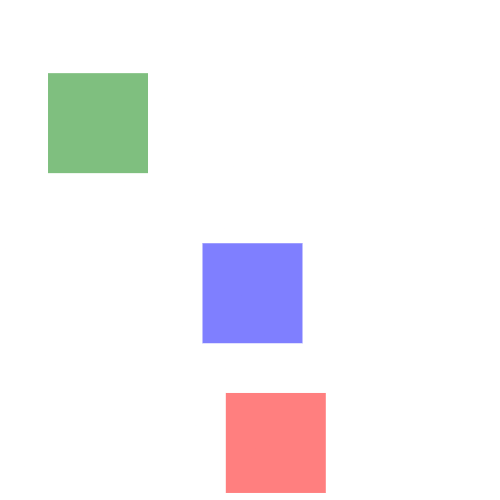
#> input picture download.png, 500 x 500 px
$ python compress.py
#> lines starting #> are read from the running program, lines starting #| are printed output that depends on the picture; after the words box and inside, x2 and y2 are one past the last pixel; in counts of white or black regions, pixels touching at a corner belong together
from PIL import Image
import os

def compress_lossless_png(input_path, output_path, target_size=400):
    """
    Compress a PNG image losslessly to under target_size bytes.
    Strategies:
    1. Reduce color palette if possible
    2. Try different PNG filters and compression levels
    3. Remove metadata
    """
#> called with input_path = 'download.png', output_path = 'compressed_output.png', target_size = 400

    with Image.open(input_path) as img:
#> img is the input picture: PIL image 500x500 RGBA; mean R, G, B, A 244.8, 242.2, 244.8, 255
        original_size = os.path.getsize(input_path)
        print(f"Original image: {img.size[0]}x{img.size[1]}, {img.mode}, {original_size} bytes")
#| Original image: 500x500, RGBA, 9203 bytes

        # Remove any metadata
        img_no_meta = Image.new(img.mode, img.size)
#> img_no_meta: PIL image 500x500 RGBA; every value is 0
        img_no_meta.putdata(list(img.getdata()))

        # Strategy 1: Try converting to palette mode if possible
        if img.mode in ('RGB', 'RGBA'):
            # Count unique colors
            colors = img.getcolors(maxcolors=256)
#> colors = 28 items
            if colors and len(colors) <= 256:
                print(f"Image has {len(colors)} unique colors - converting to palette mode")
#| Image has 28 unique colors - converting to palette mode
                img_palette = img.convert('P', palette=Image.ADAPTIVE, colors=len(colors))
                img_palette.save(output_path, 'PNG', optimize=True, compress_level=9)
                size = os.path.getsize(output_path)
                print(f"Palette PNG: {size} bytes")

                if size < target_size:
                    print(f"✓ Success! Compressed to {size} bytes")
                    return

        # Strategy 2: Maximum PNG compression
        img_no_meta.save(output_path, 'PNG', optimize=True, compress_level=9)
        size = os.path.getsize(output_path)
        print(f"Optimized PNG: {size} bytes")

        if size < target_size:
            print(f"✓ Success! Compressed to {size} bytes")
            return

        # Strategy 3: Try 1-bit mode if image is monochrome
        if img.mode in ('L', 'RGB', 'RGBA'):
            try:
                img_1bit = img.convert('1')
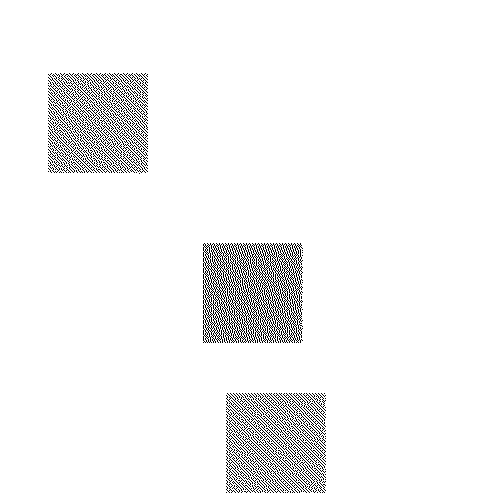
#> img_1bit: PIL image 500x500 1; 95.4% white; black in thin lines or dots, all inside (x1, y1, x2, y2) = (48, 73, 326, 493)
                img_1bit.save(output_path, 'PNG', optimize=True, compress_level=9)
                size = os.path.getsize(output_path)
                print(f"1-bit PNG: {size} bytes")

                if size < target_size:
                    print(f"✓ Success! Compressed to {size} bytes")
                    return
            except:
                pass

        print(f"\n⚠ Could not compress below {target_size} bytes.")
        print(f"Final size: {size} bytes")
        print("\nFor extreme compression, consider:")
        print("- Using command-line tools: pngcrush, optipng, advpng")
        print("- Reducing image dimensions")
        print("- Converting to a simpler format if lossless requirement allows")

if __name__ == "__main__":
    compress_lossless_png('download.png', 'compressed_output.png', target_size=400)
